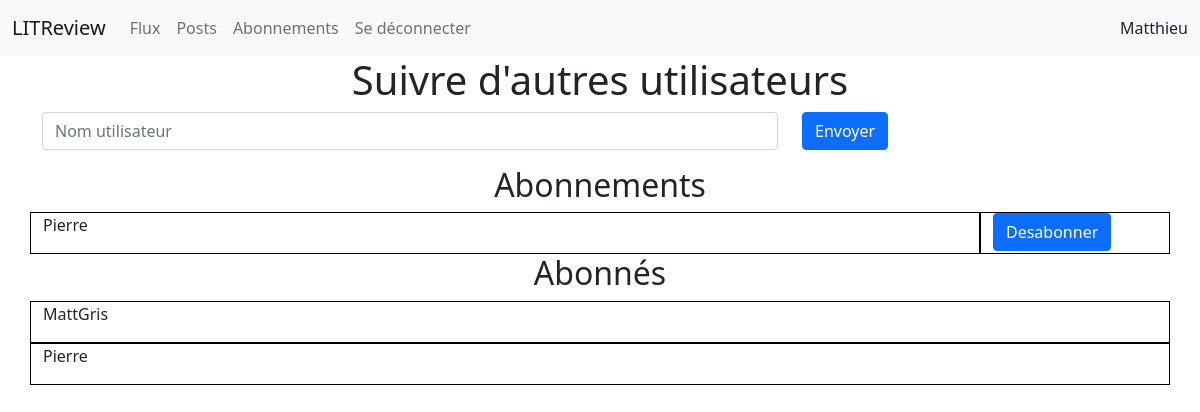
Screenshot of /follow/ (signed in) with the database file from the repository.
### authentication/models.py (models this page shows)
class User(AbstractUser):
    username = models.CharField(max_length=150, unique=True)
    USERNAME_FIELD = 'username'

### follow/models.py (models this page shows)
class UserFollows(models.Model):
    user = models.ForeignKey(settings.AUTH_USER_MODEL, on_delete=models.CASCADE, related_name='following')
    followed_user = models.ForeignKey(settings.AUTH_USER_MODEL, on_delete=models.CASCADE, related_name='followed_by')
    class Meta:
        unique_together = ('user', 'followed_user')

### follow/views.py (the view, shortened to what this page needs)
# urls.py: path('follow/', follow.views.follow_user, name='follow_manager'),
@login_required
def follow_user(request):
    users = User.objects.all()
    following_users = models.UserFollows.objects.filter(followed_user=request.user).prefetch_related('user')
    followed_users = models.UserFollows.objects.filter(user=request.user).prefetch_related('followed_user')
    return render(
        request,
        'follow/follow_manager.html',
        {
            'following_users': following_users,
            'followed_users': followed_users,
            'users': users,
        })

### follow/templates/follow/follow_manager.html (shortened to what this page needs)
 {% extends 'base.html' %} {% block content %}{% load widget_tweaks%}
<h1 style="text-align:center;">Suivre d'autres utilisateurs</h1>
<form method="post">
    <div class="container" style="margin-left: auto; margin-right: auto;">
        <div class="row">
            <div class="col-md-8">
                <input class="form-control" list="datalistOptions" name="id_user" placeholder="Nom utilisateur" autocomplete="off">
            </div>
            <div class="col-6 col-md-4">
                <button class="btn btn-primary" type="submit">Envoyer</button>
            </div>
        </div>
    </div>
</form>
<h2 style="text-align:center;">Abonnements</h2>
<div class="container" style="margin-left: auto; margin-right: auto;">
    {% for user in following_users %}
    <div class="row">
        <div class="col-md-10" style="border: 1px solid black;">
            <p>{{ user.user }}</p>
        </div>
        <div class="col-6 col-md-2" style="border: 1px solid black;">
            <a class="btn btn-primary" href="{% url 'unfollow' user.id %}">Desabonner</a>
        </div>
    </div>
    {% endfor %}
</div>
<h2 style="text-align:center;">Abonnés</h2>
<div class="container" style="margin-left: auto; margin-right: auto;">
    {% for user in followed_users %}
    <div class="row" style="border: 1px solid black;">
        <p>{{ user.followed_user }}</p>
    </div>{% endfor %}
</div>{% endblock content %}

### templates/base.html (shortened to what this page needs)
{% load static %}
<html>
<head>
    <link rel="stylesheet" href="{% static 'app.css' %}">
    <link href="https://cdn.jsdelivr.net/npm/bootstrap@5.1.3/dist/css/bootstrap.min.css" rel="stylesheet">
</head>
<body>
    <nav class="navbar navbar-expand-lg navbar-light bg-light">
        <div class="container-fluid">
            <a class="navbar-brand" href="#">LITReview</a> {% if user.is_authenticated %}
            <div class="collapse navbar-collapse" id="navbarNavAltMarkup">
                <div class="navbar-nav">
                    <a class="nav-link" href="{% url 'home' %}">Flux</a>
                    <a class="nav-link" href="{% url 'own_posts' %}">Posts</a>
                    <a class="nav-link" href="{% url 'follow_manager' %}">Abonnements</a>
                    <a class="nav-link" href="{% url 'logout' %}">Se déconnecter</a>
                </div>
            </div>
            <div> {{user.username}} </div>
            {% endif %}
        </div>
    </nav>
    <div class="main">
        {% block content %}{% endblock content %}
    </div>
</body>
</html>

### static/app.css (style rules this page uses)
html { background-color: white; }

### rows the page displays
User: username "Matthieu"
UserFollows: user "Pierre"
UserFollows: followed_user "MattGris"
UserFollows: followed_user "Pierre"
